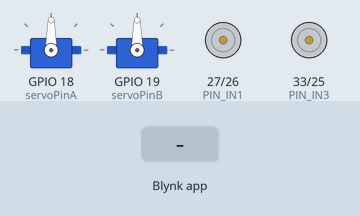
Bench run of a sketch on a simulated ESP32. On the bench: 2 × servo, motor-driver pin pairs drawn as motors (green arrow = first pin HIGH = forward, orange = second pin HIGH = backward, longer = more drive, scaled by the enable pin). Inputs (shaded band) come from the test bench. WiFi joins after 1.5 s; servers stay silent unless stated.

Above: at 3.0 s.
3.1 s: Blynk app writes 1 to V0
At 8.7 s:
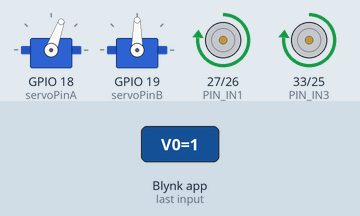
At 20.9 s:
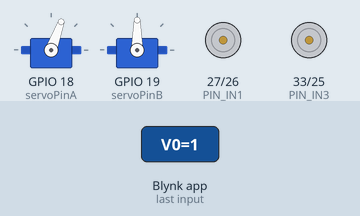
Timing chart, 0 to 21.2 s (numbered marks = the images above; inputs shaded):
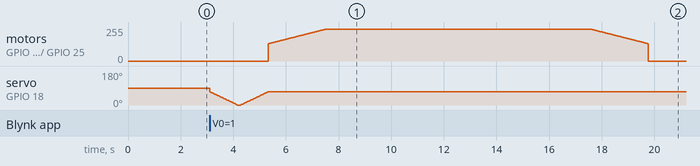

The sketch:

3._ESP32_BeltV2.ino.ino
```cpp
#define BLYNK_TEMPLATE_ID "TMPLoW7W4kNL"
#define BLYNK_DEVICE_NAME "Autonomous Warehouse"
#define BLYNK_AUTH_TOKEN "h5xLM0vLqZL3OBgSC8VMFDnUy73VFoKa"

#include <ESP32Servo.h>
Servo ServoA;
Servo ServoB;

int pos = 0;    // variable to store the servo position
// Recommended PWM GPIO pins on the ESP32 include 2,4,12-19,21-23,25-27,32-33
int servoPinA = 18;
int servoPinB = 19;
int spd = 0;

#define PIN_IN1  27 // ESP32 pin GIOP27 connected to the IN1 pin L298N
#define PIN_IN2  26 // ESP32 pin GIOP26 connected to the IN2 pin L298N
#define PIN_ENA  14 // ESP32 pin GIOP14 connected to the EN1 pin L298N
#define PIN_IN3  33 // ESP32 pin GIOP33 connected to the IN3 pin L298N
#define PIN_IN4  25 // ESP32 pin GIOP25 connected to the IN4 pin L298N
#define PIN_ENB  15 // ESP32 pin GIOP15 connected to the ENB pin L298N

#include <WiFi.h>
#include <WiFiClient.h>
#include <BlynkSimpleEsp32.h>

char auth[] = "h5xLM0vLqZL3OBgSC8VMFDnUy73VFoKa";

// Your WiFi credentials.
// Set password to "" for open networks.
char ssid[] = "Hotspotify";
char pass[] = "huhuhuhu";
int speed_motor = 240;

void setup()
{
  ESP32PWM::allocateTimer(0);
  ESP32PWM::allocateTimer(1);
  ESP32PWM::allocateTimer(2);
  ESP32PWM::allocateTimer(3);
  ServoA.setPeriodHertz(50);    // standard 50 hz servo
  ServoB.setPeriodHertz(50);    // standard 50 hz servo
  ServoA.attach(servoPinA, 500, 2400);
  ServoB.attach(servoPinB, 500, 2400);

  pinMode(PIN_IN1, OUTPUT);
  pinMode(PIN_IN2, OUTPUT);
  pinMode(PIN_ENA, OUTPUT);
  pinMode(PIN_IN3, OUTPUT);
  pinMode(PIN_IN4, OUTPUT);
  pinMode(PIN_ENB, OUTPUT);
  Blynk.begin(auth, ssid, pass);
  // You can also specify server:
  //Blynk.begin(auth, ssid, pass, "blynk.cloud", 80);
  //Blynk.begin(auth, ssid, pass, IPAddress(192,168,1,100), 8080);
}

void loop()
{
  Blynk.run();
}


BLYNK_WRITE(V0)
{
  if (param.asInt() == 1) {
    pushing_package(1);
    pull_con();
    delay(10000);
    slow_con();
    Blynk.virtualWrite(V0, 0);
  } else {
    slow_con();
  }
}
BLYNK_WRITE(V1)
{
  if (param.asInt() == 1) {
    pushing_package(2);
    pull_con();
    delay(10000);
    slow_con();
    Blynk.virtualWrite(V1, 0);
  } else {
    slow_con();
  }
}

BLYNK_WRITE(V2)
{
  speed_motor = param.asInt();
}

void pull_con() {
  set_direction(1);
  for (spd = 130; spd <= speed_motor; spd += 1) {
    analogWrite(PIN_ENA, spd);
    analogWrite(PIN_ENB, spd);
    delay(20); //hold speed to protect motor
  }
}

void slow_con() {
  set_direction(1);
  for (spd = speed_motor; spd >= 130; spd -= 1) {
    analogWrite(PIN_ENA, spd);
    analogWrite(PIN_ENB, spd);
    delay(20);
  }
  spd = 0;
  analogWrite(PIN_ENA, spd);
  analogWrite(PIN_ENB, spd);
}

void set_direction(int dir) {
  digitalWrite(PIN_IN1, dir);
  digitalWrite(PIN_IN2, !dir);
  digitalWrite(PIN_IN3, dir);
  digitalWrite(PIN_IN4, !dir);
}

void pushing_package(int AorB) {
  if (AorB == 1) {
    ServoAPush();
  }
  if (AorB == 2) {
    ServoBPush();
  }
}

void ServoAPush() {
  for (pos = 70; pos >= 0; pos -= 1) {
    ServoA.write(pos);
    delay(15);
  }
  delay(100);
  for (pos = 0; pos <= 70; pos += 1) {
    ServoA.write(pos);
    delay(15);
  }
}

void ServoBPush() {
  for (pos = 0; pos <= 70; pos += 1) {
    ServoB.write(pos);
    delay(15);
  }
  delay(100);
  for (pos = 70; pos >= 0; pos -= 1) {
    ServoB.write(pos);
    delay(15);
  }
}
```

Measured:
- after the input at 3.1 s, motor on GPIO 27 (PIN_IN1) / GPIO 26 (PIN_IN2), motor on GPIO 33 (PIN_IN3) / GPIO 25 (PIN_IN4): rises from stopped to forward 240/255 in 2.2 s, then falls to stopped in 12.2 s
